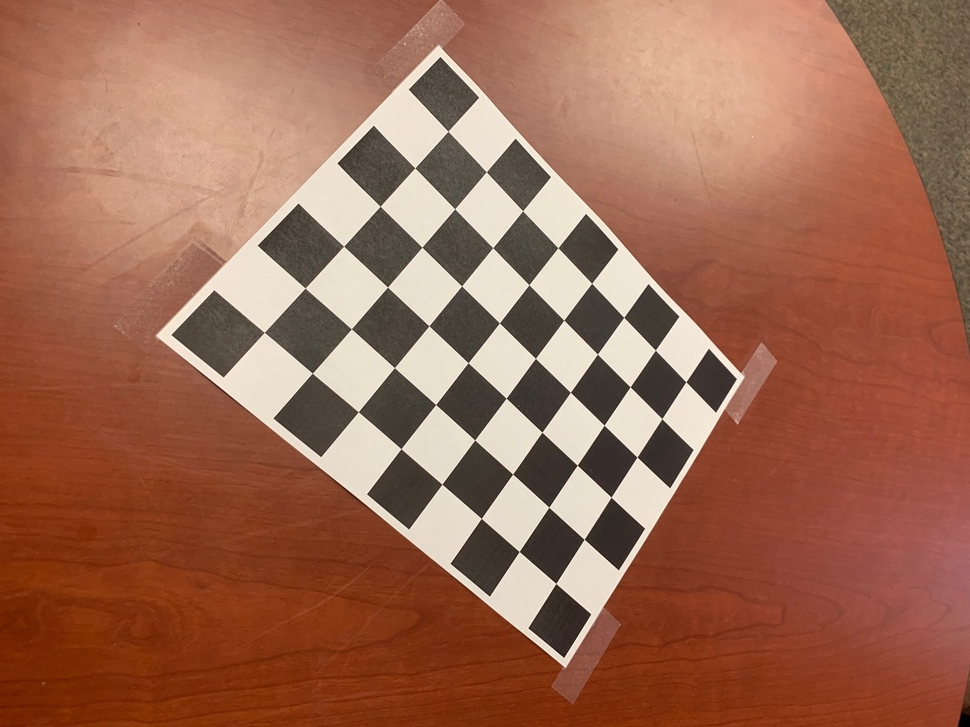
#> input picture Assignment3/calib1/Left.jpg, 970 x 727 px, shrunk from 2016 x 1512 before the run
$ python calibrate.py
#> lines starting #> are read from the running program, lines starting #| are printed output that depends on the picture; after the words box and inside, x2 and y2 are one past the last pixel; in counts of white or black regions, pixels touching at a corner belong together; long printed decimals are rounded
#
# To run:
#
# Install opencv modules in Anaconda environment:
#
#   conda install opencv
#   pip install --upgrade pip
#   pip install opencv-contrib-python
#
# Run calibrate.py from the commandline:
#
#   python calibrate.py

import pickle
import numpy as np
import cv2
import glob
import matplotlib.pyplot as plt

# file names, modify as necessary
calibimgfiles = 'calib1/Left.jpg'
resultfile = 'calibrationL.pickle'

# checkerboard coordinates in 3D
objp = np.zeros((6*8,3), np.float32)
objp[:,:2] = 2.8*np.mgrid[0:8, 0:6].T.reshape(-1,2)

# arrays to store object points and image points from all the images.
objpoints = [] # 3d points in real world space
imgpoints = [] # 2d points in image plane.

# Make a list of calibration images
images = glob.glob(calibimgfiles)

if len(images)==0:
    print('No images found')
    exit()

# Step through the list and search for chessboard corners
for idx, fname in enumerate(images):
    img = cv2.imread(fname)
#> img is the input picture: shape (727, 970, 3); mean B, G, R 83.5, 105.6, 157
    img_size = (img.shape[1], img.shape[0])
#> img_size = (970, 727)
    gray = cv2.cvtColor(img, cv2.COLOR_BGR2GRAY)
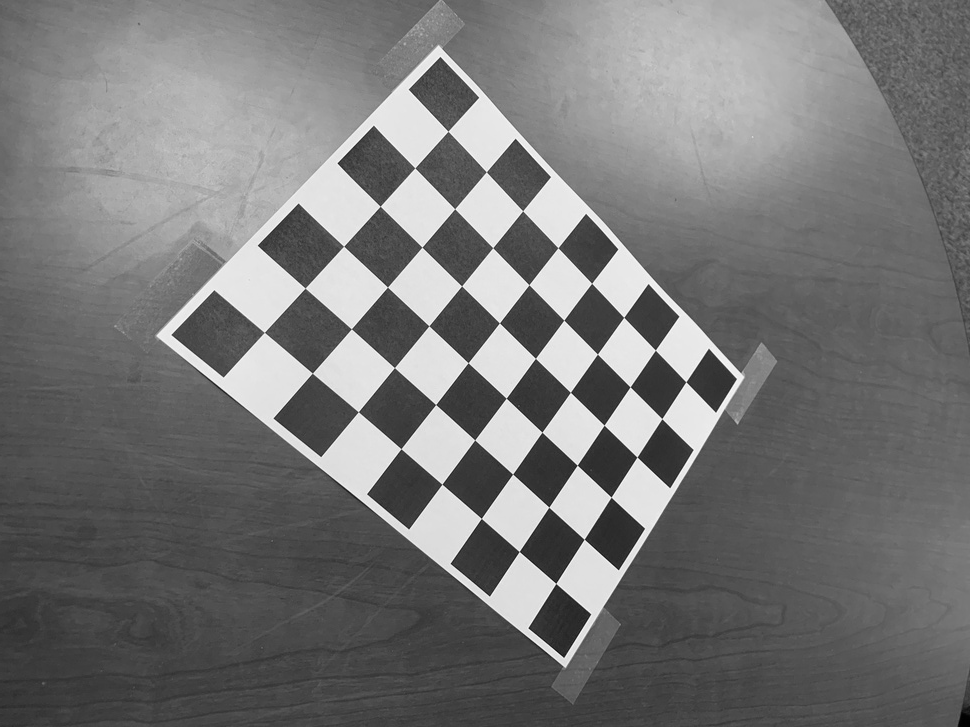
#> gray: shape (727, 970); min 0, max 253, mean 118.5

    # Find the chessboard corners
    ret, corners = cv2.findChessboardCorners(gray, (8,6), None)
#> ret = True; corners = 48 rows, first 8: [448, 131.3], [486.4, 171.8], [522.7, 210.8], [558, 247.7], [591.6, 283.3], [623.7, 317.3], [655.4, 350.1], [685.9, 381.8]

    # If found, add object points, image points
    if ret == True:
        objpoints.append(objp)
        imgpoints.append(corners)

        # Display image with the corners overlayed
        cv2.drawChessboardCorners(img, (8,6), corners, ret)
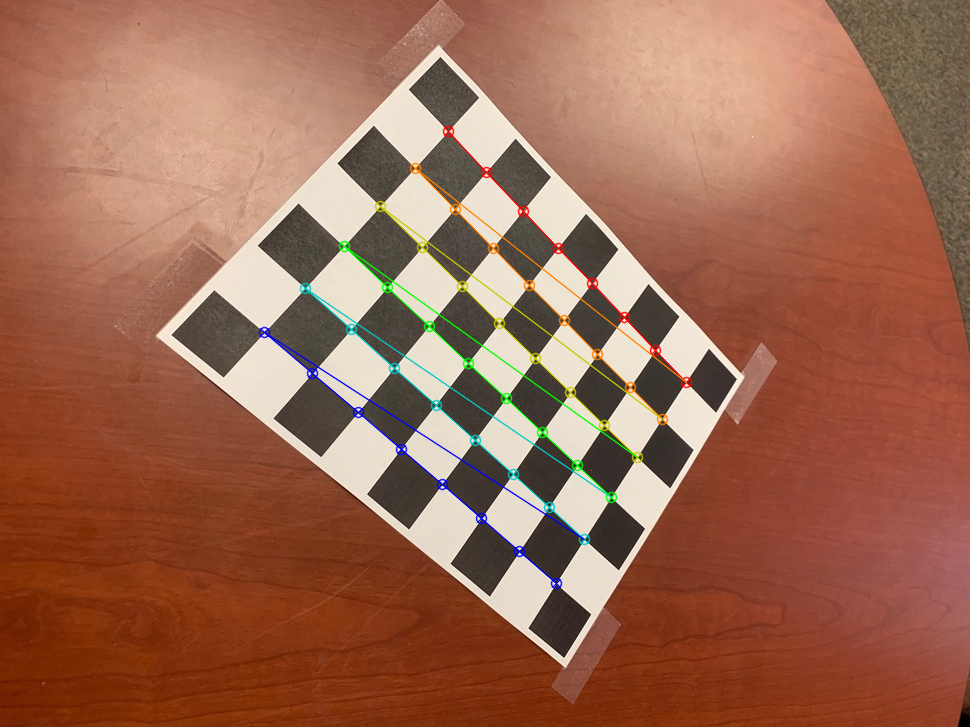
#> img: shape (727, 970, 3); 1.88% of pixels changed, all inside (x1, y1, x2, y2) = (258, 125, 693, 590)
        cv2.imshow('img', img)
        cv2.waitKey(500)

cv2.destroyAllWindows()

# now perform the calibration
ret, K, dist, rvecs, tvecs = cv2.calibrateCamera(objpoints, imgpoints, img_size,None,None)
#> ret = 0.151; K = [[753.7, 0, 476.2], [0, 750.6, 368.8], [0, 0, 1]]; dist = [[0.154, 0.687, 4.9e-05, -0.00495, -9.95]]; rvecs = ([-0.217, -0.397, 0.695],); tvecs = ([-1.42, -12.14, 38.86],)

print("Estimated camera intrinsic parameter matrix K")
print(K)
#| [[753.730   0.         476.211]
#|  [  0.         750.595 368.822]
#|  [  0.           0.           1.        ]]
print("Estimated radial distortion coefficients")
print(dist)
#| [[ 1.54455258e-01  6.87413208e-01  4.90180551e-05 -4.94854580e-03
#|   -9.94979064e+00]]

print("Individual intrinsic parameters")
print("fx = ",K[0][0])
#| fx =  753.730
print("fy = ",K[1][1])
#| fy =  750.595
print("cx = ",K[0][2])
#| cx =  476.211
print("cy = ",K[1][2])
#| cy =  368.822


# save the results out to a file for later use
calib = {}
calib["fx"] = K[0][0]
calib["fy"] = K[1][1]
calib["cx"] = K[0][2]
calib["cy"] = K[1][2]
calib["dist"] = dist
fid = open(resultfile, "wb" )
pickle.dump(calib,fid)
fid.close()

#
# optionally go through and remove radial distortion from a set of images
#
images = glob.glob(calibimgfiles)
for idx, fname in enumerate(images):
   img = cv2.imread(fname)
   img_size = (img.shape[1], img.shape[0])

   dst = cv2.undistort(img, K, dist, None, K)
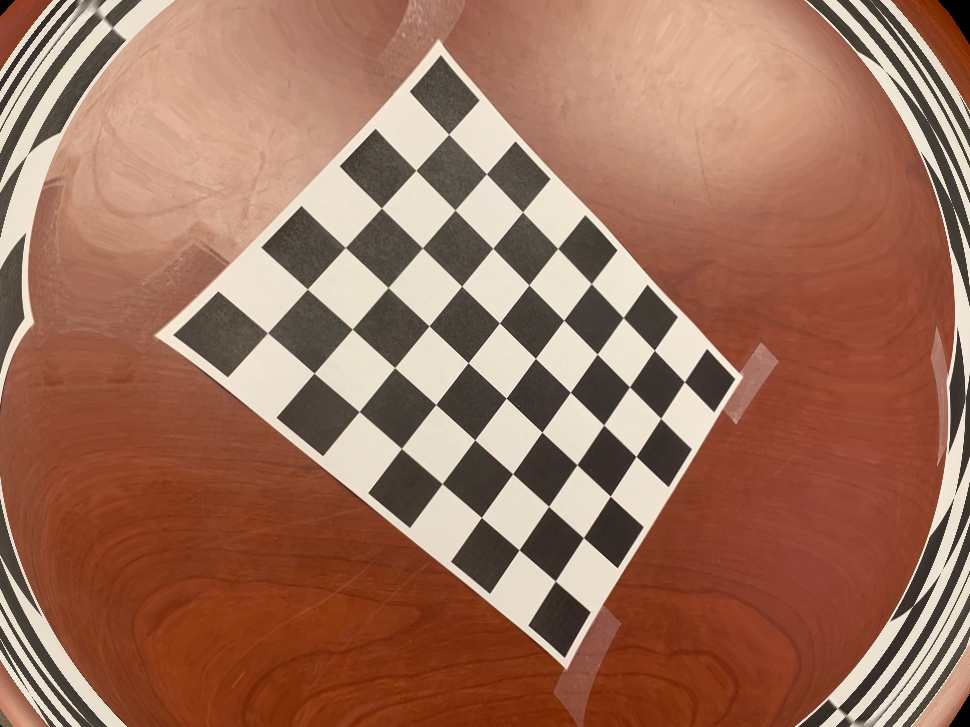
#> dst: shape (727, 970, 3); mean B, G, R 91.9, 112.6, 158
   udfname = fname+'undistort.jpg'
   cv2.imwrite(udfname,dst)

$ run again, with Assignment3/calib1/IMG_0572.jpg copied over Assignment3/calib1/Left.jpg
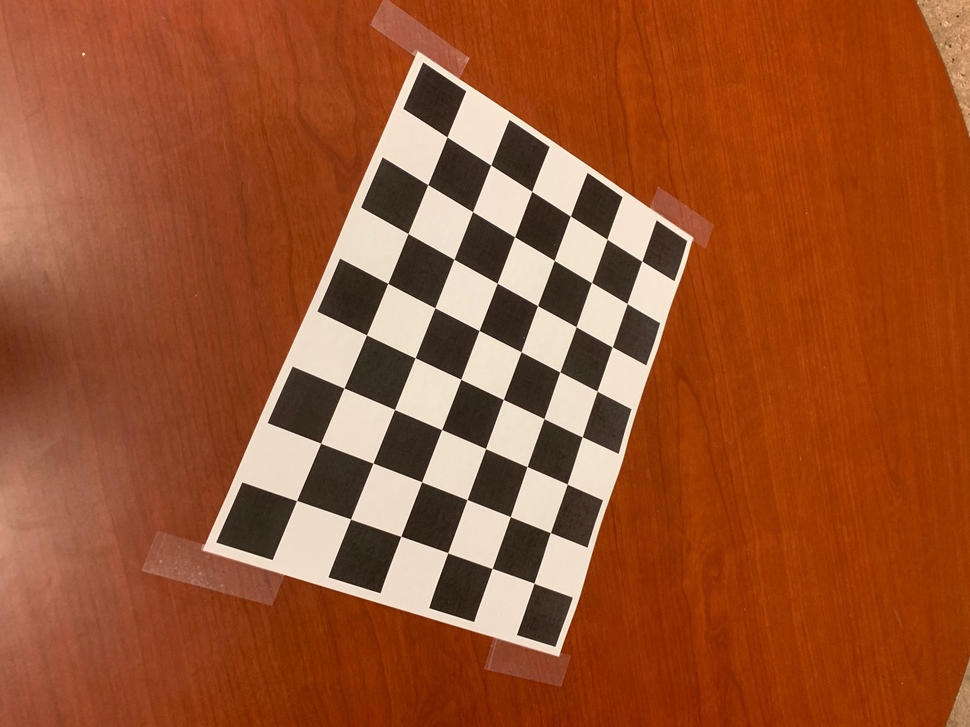
#> input picture Assignment3/calib1/IMG_0572.jpg, 970 x 727 px, shrunk from 2016 x 1512 before the run
#> img is the input picture: shape (727, 970, 3); mean B, G, R 47.1, 83.3, 153.6
#> `gray = cv2.cvtColor(img, cv2.COLOR_BGR2GRAY)`:
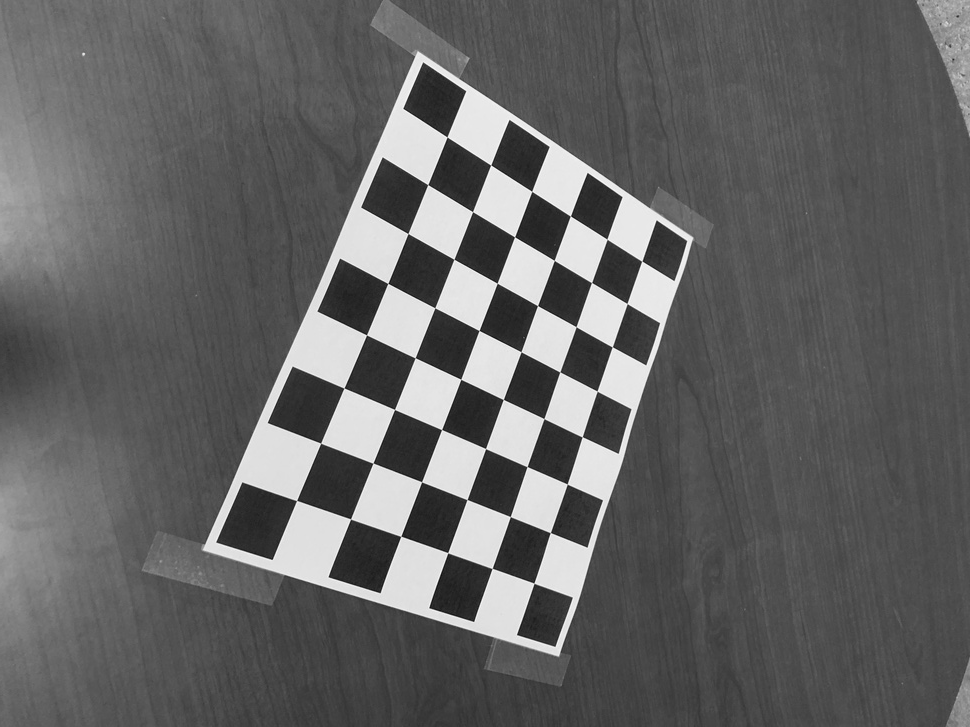
#> gray: shape (727, 970); min 11, max 252, mean 100.2
#> `ret, corners = cv2.findChessboardCorners(gray, (8,6), None)`: ret = True; corners = 48 rows, first 8: [296.6, 500.5], [320.7, 443.2], [344, 388], [366.5, 334.9], [387.8, 283.4], [408, 233.5], [427.7, 184.6], [447.1, 137]
#> img: shape (727, 970, 3); 2.19% of pixels changed, all inside (x1, y1, x2, y2) = (291, 131, 649, 590)
#> `ret, K, dist, rvecs, tvecs = cv2.calibrateCamera(objpoints, imgpoints,..`: ret = 0.188; K = [[679, 0, 479.7], [0, 691.3, 355.9], [0, 0, 1]]; dist = [[0.149, 0.24, -0.00139, -0.00179, -4.76]]; rvecs = ([0.243, -0.419, -1.14],); tvecs = ([-8.58, 6.66, 32.25],)
#| [[679.019   0.         479.732]
#|  [  0.         691.334 355.947]
#|  [  0.           0.           1.        ]]
#| [[ 1.48534713e-01  2.40437389e-01 -1.39408194e-03 -1.79120586e-03
#|   -4.75537488e+00]]
#| fx =  679.019
#| fy =  691.334
#| cx =  479.732
#| cy =  355.947
#> `dst = cv2.undistort(img, K, dist, None, K)`:
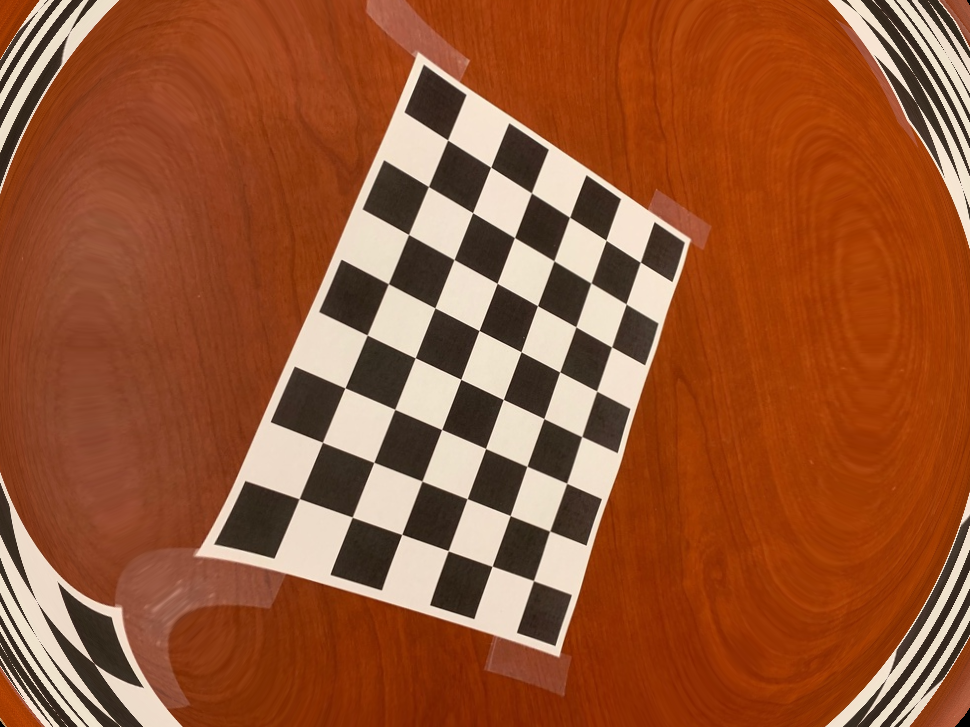
#> dst: shape (727, 970, 3); mean B, G, R 50.6, 85.5, 151.2

$ run again, with Assignment3/calib1/IMG_0573.jpg copied over Assignment3/calib1/Left.jpg
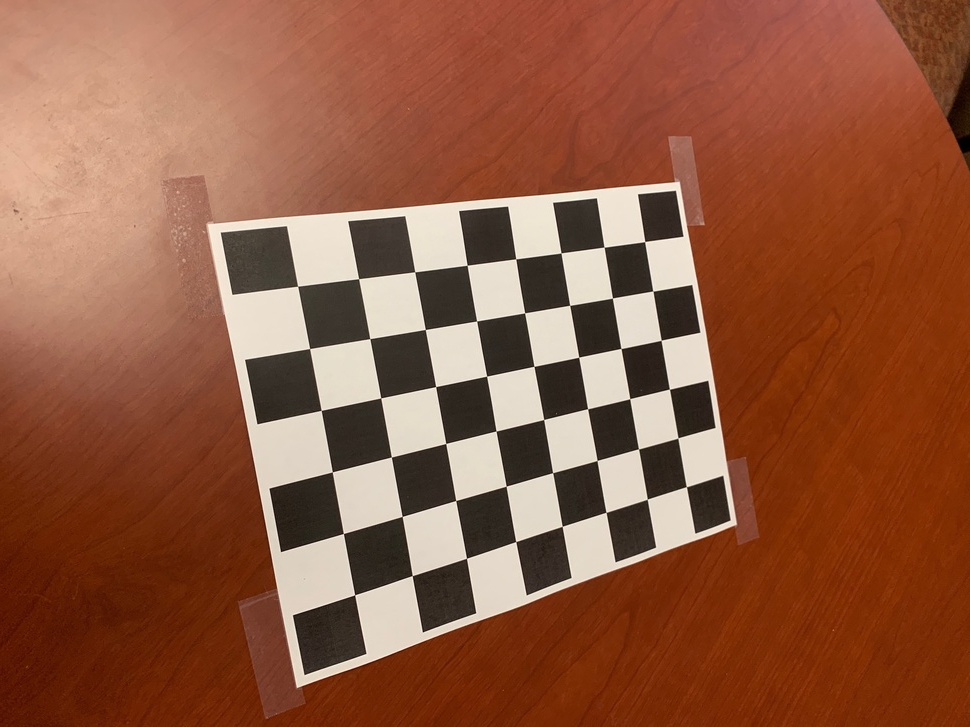
#> input picture Assignment3/calib1/IMG_0573.jpg, 970 x 727 px, shrunk from 2016 x 1512 before the run
#> img is the input picture: shape (727, 970, 3); mean B, G, R 64.6, 89.7, 144
#> `gray = cv2.cvtColor(img, cv2.COLOR_BGR2GRAY)`:
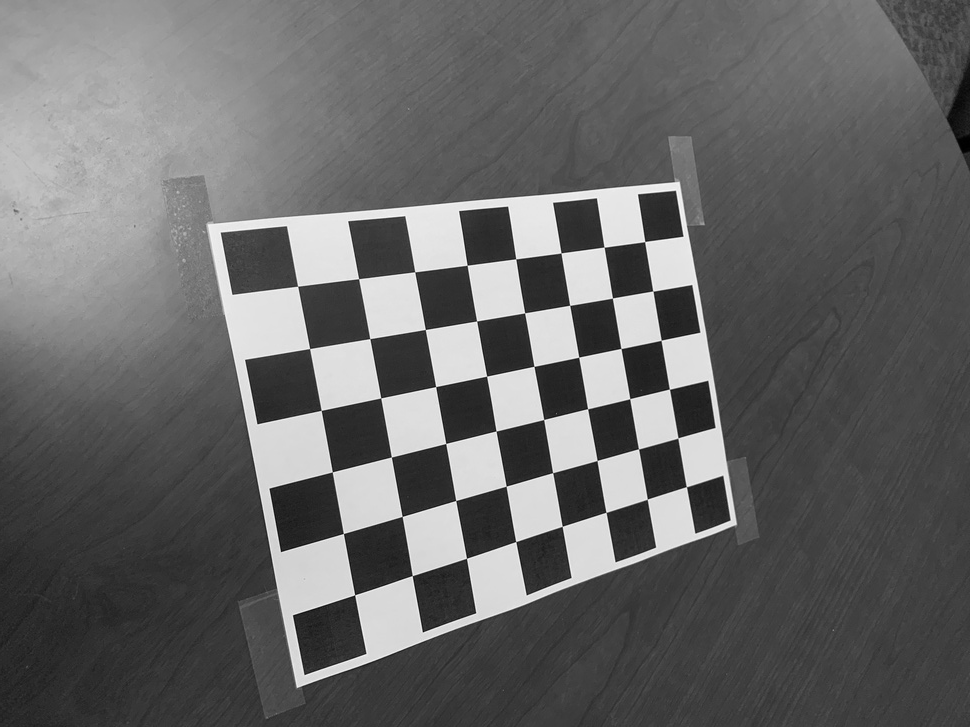
#> gray: shape (727, 970); min 0, max 253, mean 103.1
#> `ret, corners = cv2.findChessboardCorners(gray, (8,6), None)`: ret = True; corners = 48 rows, first 8: [297.6, 286.3], [358.6, 278.7], [414.7, 271.8], [467.2, 265.2], [515.7, 258.8], [561, 252.9], [604.1, 247.2], [644.7, 241.5]
#> img: shape (727, 970, 3); 2.11% of pixels changed, all inside (x1, y1, x2, y2) = (292, 236, 693, 602)
#> `ret, K, dist, rvecs, tvecs = cv2.calibrateCamera(objpoints, imgpoints,..`: ret = 0.174; K = [[696.4, 0, 486.8], [0, 704.7, 367.6], [0, 0, 1]]; dist = [[0.22, -0.841, 0.00249, 4.19e-05, -0.0865]]; rvecs = ([-0.00114, -0.442, -0.183],); tvecs = ([-8.46, -3.61, 31.52],)
#| [[696.434   0.         486.751]
#|  [  0.         704.722 367.625 ]
#|  [  0.           0.           1.        ]]
#| [[ 2.19973938e-01 -8.41351389e-01  2.48809052e-03  4.18518736e-05
#|   -8.64898582e-02]]
#| fx =  696.434
#| fy =  704.722
#| cx =  486.751
#| cy =  367.625
#> `dst = cv2.undistort(img, K, dist, None, K)`:
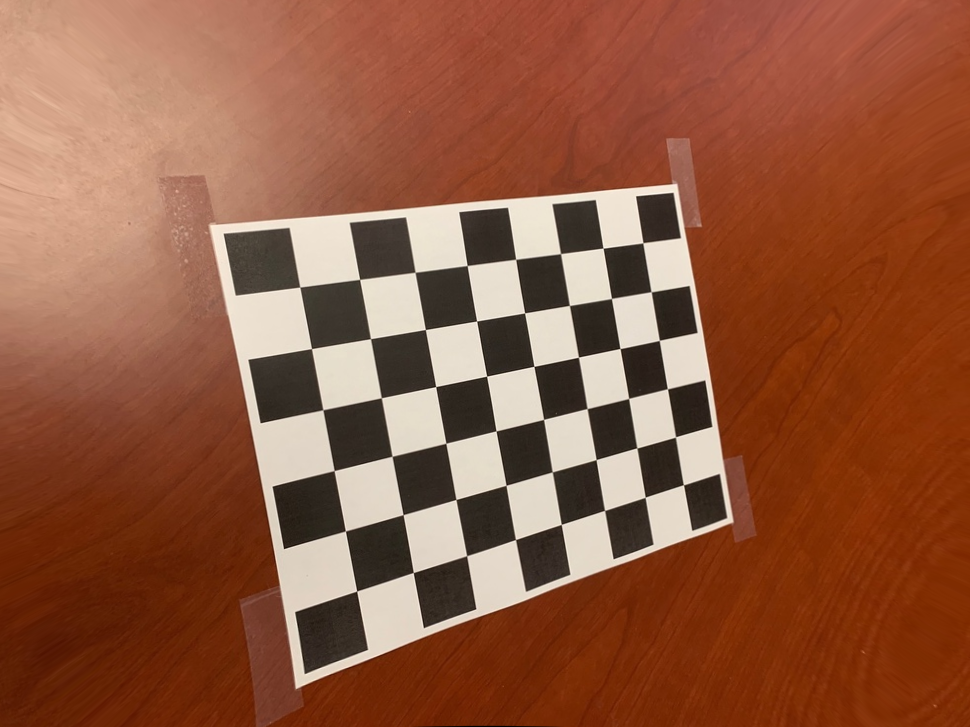
#> dst: shape (727, 970, 3); mean B, G, R 64, 89.6, 144.8
